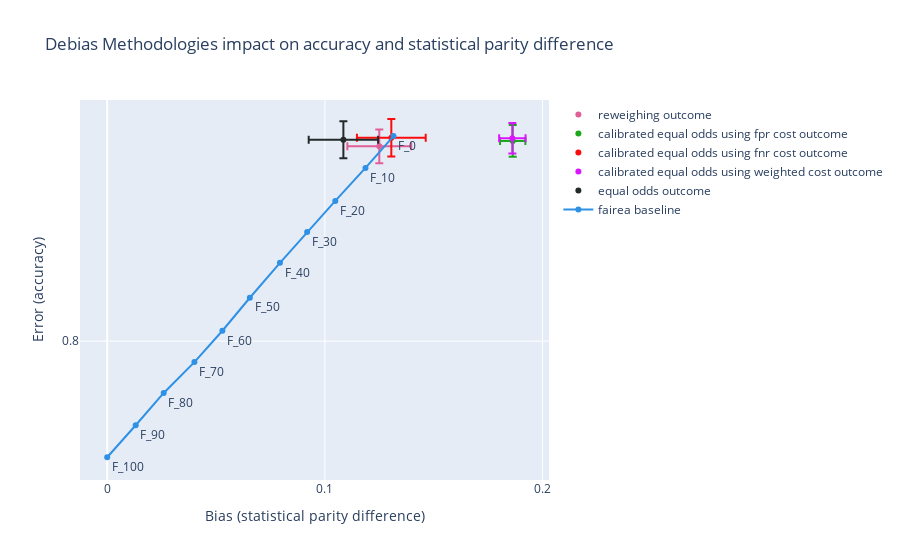

Notebook source saved alongside this figure:
### Code cell
random_forest_bias.show_fairea_graph("accuracy", "statistical parity difference")

### Figure 1 — Plotly figure (JSON) as saved in the notebook; plotly's stock layout.template omitted (floating-point values rounded to 4 significant figures)
{"data": [{"error_x": {"array": [-0.01467], "type": "data"}, "error_y": {"array": [-0.00527], "type": "data"}, "marker": {"color": "#E15F99"}, "mode": "markers", "name": "reweighing outcome", "showlegend": true, "type": "scatter", "x": [0.125], "y": [0.8607]}, {"error_x": {"array": [-0.005811], "type": "data"}, "error_y": {"array": [-0.004957], "type": "data"}, "marker": {"color": "#1CA71C"}, "mode": "markers", "name": "calibrated equal odds using fpr cost outcome", "showlegend": true, "type": "scatter", "x": [0.1863], "y": [0.8624]}, {"error_x": {"array": [-0.0158], "type": "data"}, "error_y": {"array": [-0.00585], "type": "data"}, "marker": {"color": "#FB0D0D"}, "mode": "markers", "name": "calibrated equal odds using fnr cost outcome", "showlegend": true, "type": "scatter", "x": [0.1305], "y": [0.8634]}, {"error_x": {"array": [-0.006067], "type": "data"}, "error_y": {"array": [-0.004769], "type": "data"}, "marker": {"color": "#DA16FF"}, "mode": "markers", "name": "calibrated equal odds using weighted cost outcome", "showlegend": true, "type": "scatter", "x": [0.1861], "y": [0.8633]}, {"error_x": {"array": [-0.01594], "type": "data"}, "error_y": {"array": [-0.005779], "type": "data"}, "marker": {"color": "#222A2A"}, "mode": "markers", "name": "equal odds outcome", "showlegend": true, "type": "scatter", "x": [0.1085], "y": [0.8628]}, {"line": {"color": "#2E91E5"}, "mode": "lines+markers+text", "name": "fairea baseline", "showlegend": true, "text": ["F_0", "F_10", "F_20", "F_30", "F_40", "F_50", "F_60", "F_70", "F_80", "F_90", "F_100"], "textposition": "bottom right", "type": "scatter", "x": [0.1315, 0.1187, 0.1048, 0.09185, 0.07937, 0.06553, 0.05292, 0.04007, 0.02596, 0.01309, 0], "y": [0.864, 0.854, 0.8437, 0.834, 0.8244, 0.8135, 0.8032, 0.7934, 0.7838, 0.7738, 0.7638]}], "layout": {"title": {"text": "Debias Methodologies impact on accuracy and statistical parity difference"}, "xaxis": {"dtick": 0.1, "tick0": 0, "title": {"text": "Bias (statistical parity difference)"}}, "yaxis": {"dtick": 0.1, "tick0": 0, "title": {"text": "Error (accuracy)"}}}}
